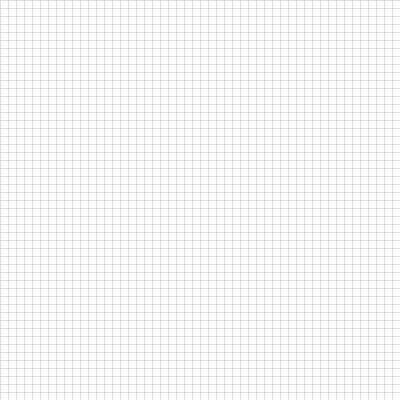
Frame 1 (no input)
Frame 60 (the mouse pressed at the canvas centre just before this capture): identical to frame 1, image omitted
Frame 120 (the mouse held since frame 60 and released just before this capture): identical to frame 1, image omitted

The Processing sketch that drew this single still picture (run headless with seeded random() and noise(); from frame 60 on, the mouse is pressed at the canvas centre):

// Processing sketch: processing_138792
// ── processing_138792.pde

Life life;
int something = 0;
boolean going = false;
void setup() {

  size(400, 400);
  life = new Life(50);
  //  life.setupGrid();
}

void draw() {
  background(255);
  life.displayGrid();
  life.display();
  life.clickLife();
  if (something == 2 && going) life.nextGen();
  something = (something + 1) % 3;
}

void keyPressed() {
  if (key == 'g') going = true;
  if (key == 'p') going = false; 
  if (key == 'r') life.reset();
  if (key == 's') life.setupGrid();
  if (key == '1') life.pat1();
  if (key == '2') life.pat2();
  if (key == '3') life.pat3();
  if (key == '4') life.pat4();
  if (key == '5') life.pat5();
  if (key == '6') life.pat6();
  if (key == '7') life.pat7();
}

class Life {

  int gridSize;
  boolean[][] grid;
  float gridWid;

  Life(int size) {
    gridSize = size;
    grid = new boolean[gridSize][gridSize];
    gridWid = width/gridSize;
  }

  public void setupGrid() {
    for (int i = 0; i < gridSize; i++) {
      for (int j = 0; j < gridSize; j++) {
        int rand = int(random(0, 2));
        if (rand == 0) grid[i][j] = true;
        else grid[i][j] = false;
      }
    }
  }

  public void displayGrid() {
    strokeWeight(0);
    stroke(0);
    for (int i = 0; i < gridSize; i++) {
      float helper = i * gridWid;
      line(helper, 0, helper, height);
      line(0, helper, width, helper);
    }
  }

  public void display() {
    noStroke();
    for (int i = 0; i < gridSize; i++) {
      for (int j = 0; j < gridSize; j++) {
        float xVal = i * gridWid;
        float yVal = j * gridWid;
        fill(0);
        if (grid[i][j]) rect(xVal, yVal, gridWid, gridWid);
      }
    }
  }

  public void nextGen() {

    boolean[][] newGrid = new boolean[gridSize][gridSize];
    for (int i = 0; i < gridSize; i++) {
      for (int j = 0; j < gridSize; j++) {
        if (!grid[i][j] && countNeighbors(i, j) == 3) newGrid[i][j] = true;
        if (grid[i][j] && (countNeighbors(i, j) < 2 || countNeighbors(i, j) > 3) ) newGrid[i][j] = false;
        if (grid[i][j] && (countNeighbors(i, j) == 2 || countNeighbors(i, j) ==  3)) newGrid[i][j] = true;
      }
    }

    for (int i = 0; i < gridSize; i++) {
      for (int j = 0; j < gridSize; j++) {

        grid[i][j] = newGrid[i][j];
      }
    }
  }

  public boolean isValidLoc(int r, int c) {

    return (r>= 0) && (c>=0) && (r <=(gridSize-1)) && (c <= (gridSize-1));
  }

  public int countNeighbors(int r, int c) {

    int num = 0;
    for (int i = -1; i < 2; i++) {
      for (int j = -1; j < 2; j++) {

        if (!(i == 0 && j == 0)) {
          if (isValidLoc(i + r, j + c) && grid[i + r][j + c]) num++;
        }
      }
    }
    return num;
  }

  public void clickLife() {
    for (int i = 0; i < gridSize; i++) {
      for (int j = 0; j < gridSize; j++) {
        if (mousePressed && mouseButton == LEFT && mouseX >= i*gridWid && mouseX <= (i+1)*gridWid && mouseY >= j*gridWid && mouseY <= (j+1) * gridWid) grid[i][j] = true;
        if (mousePressed && mouseButton == RIGHT && mouseX >= i*gridWid && mouseX <= (i+1)*gridWid && mouseY >= j*gridWid && mouseY <= (j+1) * gridWid) grid[i][j] = false;
      }
    }
  }

  public void reset() {
    for (int i = 0; i < gridSize; i++) {
      for (int j = 0; j < gridSize; j++) {
        grid[i][j] = false;
      }
    }
  }

  public void pat1() {
    for (int i = 0; i < gridSize; i++) {
      for (int j = 0; j < gridSize; j++) {
        if (i == 0 ||i == gridSize-1 || j == 0 || j == gridSize-1) grid[i][j] = true;
      }
    }
  }

  public void pat2() {
    for (int i = 0; i < gridSize; i++) {
      for (int j = 0; j < gridSize; j++) {
        if (i == j|| i == gridSize-j-1) grid[i][j] = true;
      }
    }
  }

  public void pat3() {
    pat2();
    pat1();
  }

  public void pat4() {
    for (int i = 0; i < gridSize; i++) {
      for (int j = 0; j < gridSize; j++) {
        if (i%2 == 0) grid[i][j] = true;
      }
    }
  }

  public void pat5() {
    for (int i = 0; i < gridSize; i++) {
      for (int j = 0; j < gridSize; j++) {
        if (j%2 == 0) grid[i][j] = true;
      }
    }
  }

  public void pat6() {
    for (int i = 0; i < gridSize; i++) {
      for (int j = 0; j < gridSize; j++) {
        if (i%2 == 0 && j%2 == 0) grid[i][j] = true;
        if (i%2 == 1 && j%2 == 1) grid[i][j] = true;
      }
    }
  }
  public void pat7() {
    int x = 0;
    while ( x < gridSize) {
      int y = int(pow(1.1, x));
      if (isValidLoc(x, y)) grid[x][y] = true;
      x++;
    }
  }
}
